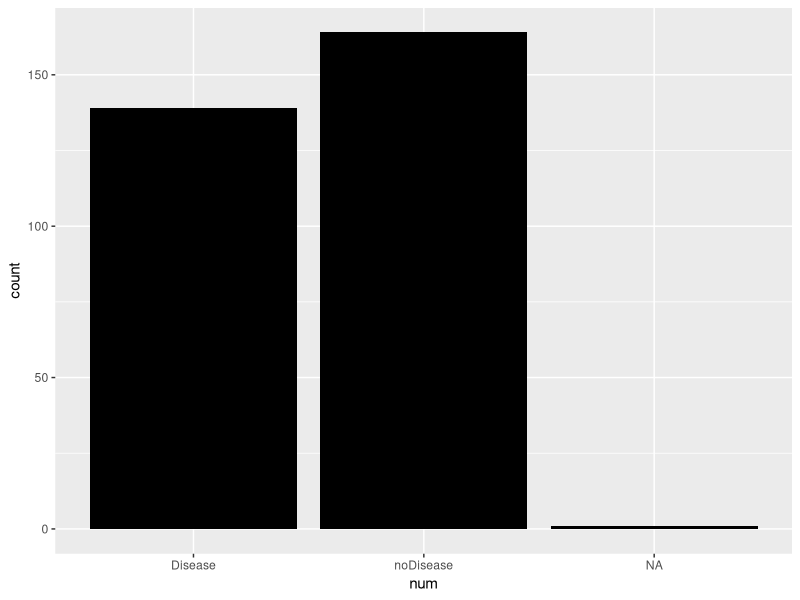
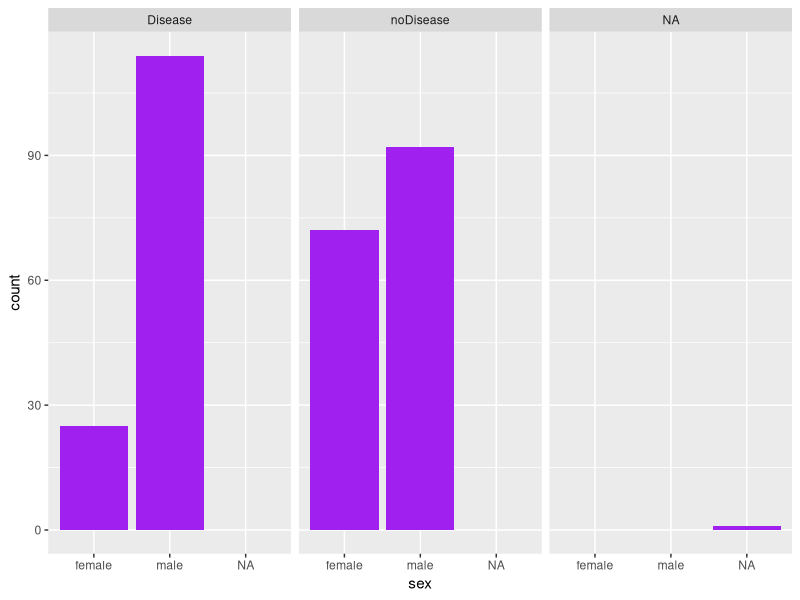
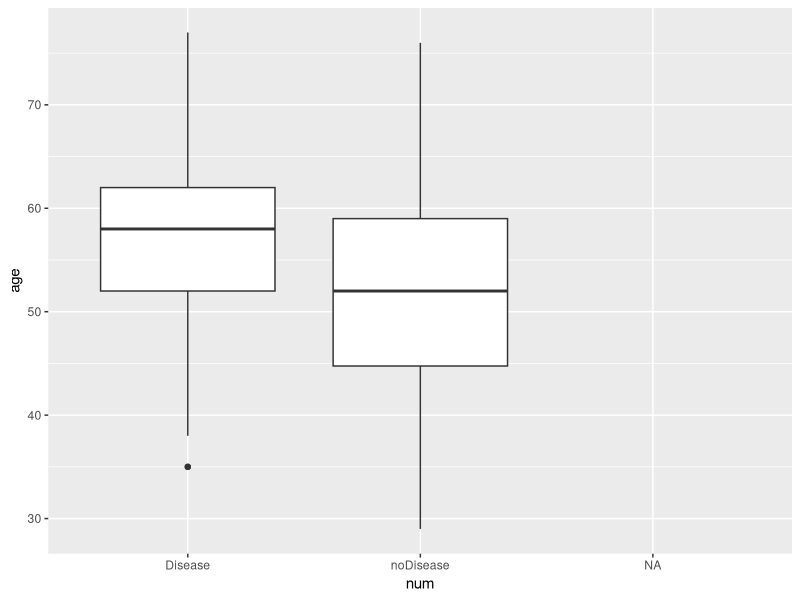
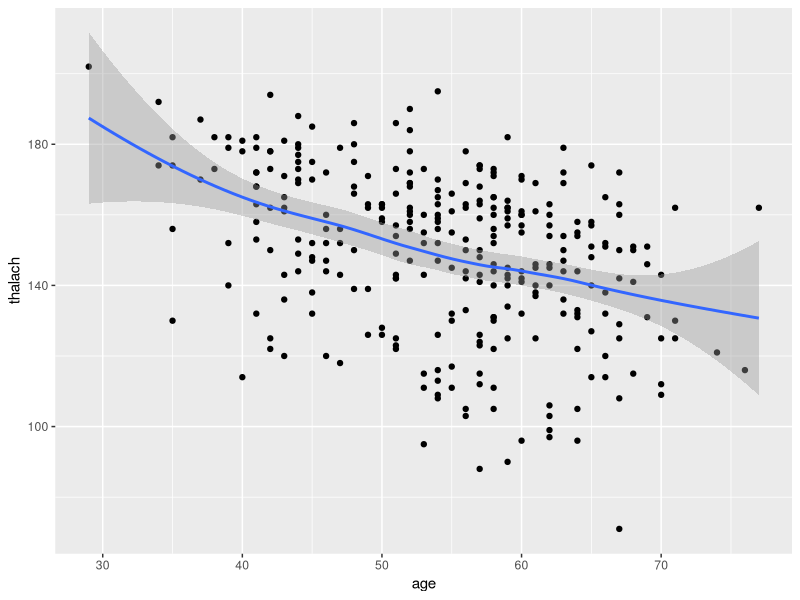

Write R code to recreate these figures, in order. (Note: this script raises an error after producing the figures.)
library(ggplot2)
library(pROC)
disease <- read.csv("disease.csv",header=FALSE,sep=",",na.strings = '?')
names(disease) <- c( "age", "sex", "cp", "trestbps", "chol","fbs", "restecg","thalach","exang", "oldpeak","slope", "ca", "thal", "num")
attach(disease)
head(disease)
dim(disease)
disease$num<-ifelse(disease$num > 0,"Disease","noDisease")
table(disease$num)
ggplot(disease,aes(x = num)) +geom_bar(fill="black")
disease$sex<-ifelse(disease$sex==0,"female","male")
table(disease$sex)
table(sex=disease$sex,disease=disease$num)
ggplot(disease,aes(x=sex)) +geom_bar(fill="purple") +facet_wrap(~num)
by(disease$age,disease$num,summary)
ggplot(disease,aes(x = num,y = age)) +geom_boxplot()
cor.test(age,chol) 
table(cp,num)
table(exang,num)
cor.test(age,thalach)
ggplot(disease,aes(x = age,y = thalach )) + geom_point() +  geom_smooth()
library(caret)
set.seed(20)
partition <- createDataPartition(disease$num,p=0.7,list=FALSE)
train <- disease[partition,]
test<- disease[-partition,]
feature.names=names(disease)
for (f in feature.names) {
  if (class(disease[[f]])=="factor") {
    levels <- unique(c(disease[[f]]))
    disease[[f]] <- factor(disease[[f]],
                           labels=make.names(levels))
  }
}
disease$num<-as.factor(disease$num)
levels(disease$num) <- c("Notdisease","Disease")
table(disease$num)
divide <- createDataPartition(disease$num,p=0.7,list=FALSE)
train2 <- disease[divide,]
test2 <-  disease[-divide,]
fitControl <- trainControl(method = "repeatedcv",number = 10,repeats = 10,classProbs = TRUE,summaryFunction = twoClassSummary)
svmModel <- train(num ~ ., data = na.omit(train2),method = "svmRadial",trControl = fitControl,preProcess = c("center", "scale"),tuneLength = 8,metric = "ROC")
svmModel
svmPredict <- predict(svmModel, test2)
predictprob <- predict(svmModel, test2, type='prob')[2]
ConfMatrixPredict <- confusionMatrix(svmPredict, na.omit(test2)$num)
ConfMatrixPredict$table